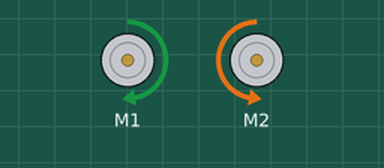
Recording of a sketch running on a simulated Arduino Leonardo, built with avr-gcc and run on an emulated ATmega32U4. On the bench: 2 × DC motor (green arrow = forward, orange = backward, longer = faster).

Above: at 0.5 s.
Timing chart, 0 to 4.6 s (numbered marks = the images above):
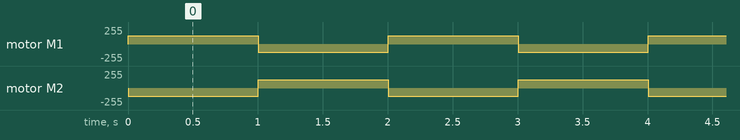

The sketch:

task4.ino
```cpp
#include <Wire.h>
#include <Zumo32U4.h>
Zumo32U4Motors motors;

void setup() {
  // put your setup code here, to run once:

}

void loop() {
  // put your main code here, to run repeatedly:
  //Spin the robot clockwise for 1 sec
   int speed = 200;
   motors.setSpeeds(speed, -speed);
   delay(1000); // Don
   motors.setSpeeds(0,0);

   //Spin the robot counter-clockwise for 1 sec
   motors.setSpeeds(-speed, speed);
   delay(1000);
   motors.setSpeeds(0,0);

}
```

Measured:
- by itself, motor M1, motor M2: alternates forward 127/255 for 1.0 s and backward 127/255 for 1.0 s
